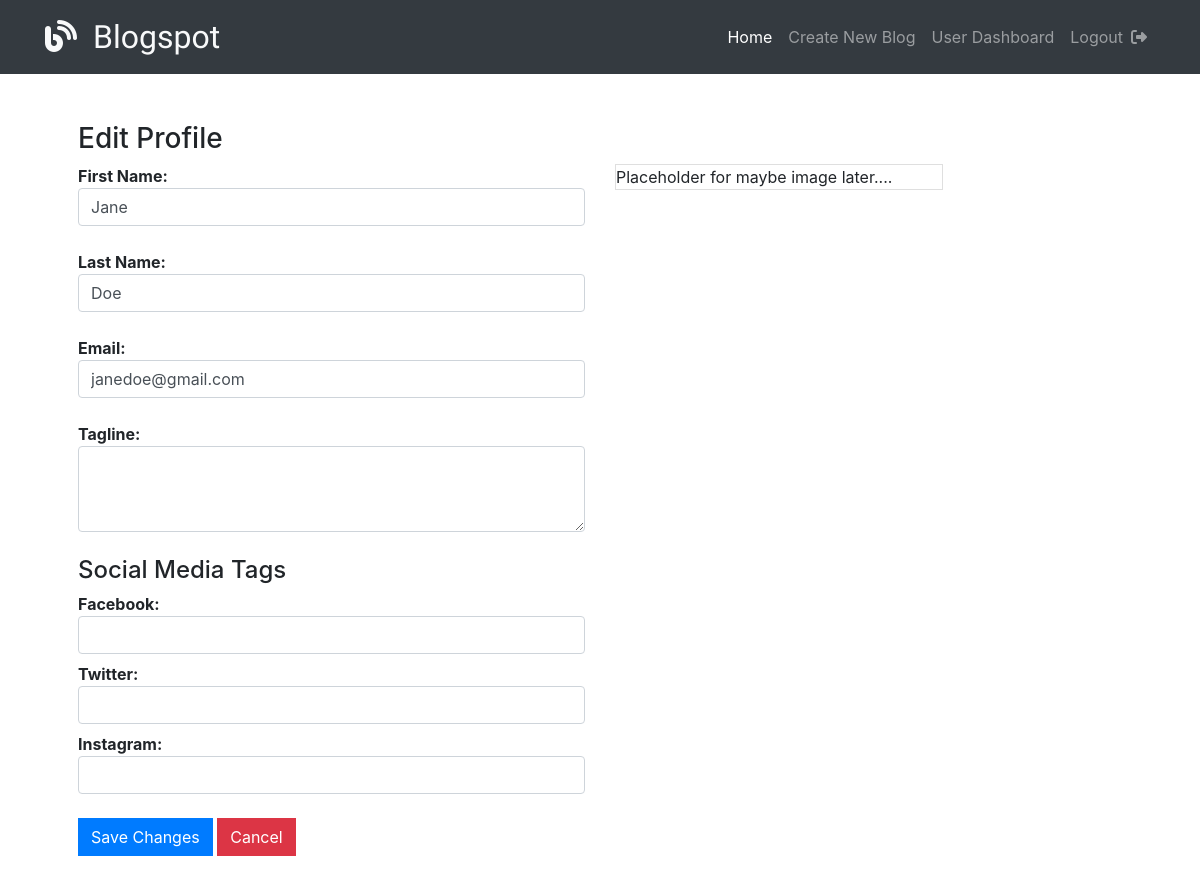
The app's page /users/3/edit (signed in) with its own data.
### models.py (models this page shows, shortened)
class User(db.Model):
    __tablename__ = "user"
    id = db.Column(db.Integer, primary_key=True)
    first_name = db.Column(db.String(45))
    last_name = db.Column(db.String(45))
    tagline = db.Column(db.String(100))
    twitter = db.Column(db.String(15))
    instagram = db.Column(db.String(30))
    facebook = db.Column(db.String(50))
    email = db.Column(db.String(45))
    password = db.Column(db.String(100))
    created_at = db.Column(db.DateTime, server_default=func.now())
    updated_at = db.Column(db.DateTime, server_default=func.now(), onupdate=func.now())

### controller_functions.py (the view, shortened to what this page needs)
def edit_user(id):
    if 'userid' not in session:
        return redirect('/')
    user = User.query.get(id)
    if user.id != session['userid']:
        return redirect('/')
    return render_template('edit_user.html', user=user)

### templates/edit_user.html (shortened to what this page needs)
<!DOCTYPE html>
<html lang="en">
  <head>
    <link rel="stylesheet" href="https://stackpath.bootstrapcdn.com/bootstrap/4.3.1/css/bootstrap.min.css"
>
    <link href="{{url_for('static', filename='css/styles.css')}}" rel="stylesheet">
  </head>
  <body>
      {% include 'navbar.html' with context %}
  <div class="container p-5">
    <h3>Edit Profile</h3>
    <form id="editUserForm" action="/users/{{ user.id }}/edit" method="post" autocomplete="off">
      <div class="row">
        <div class="col col-6">
          <p class="mb-4">
            <b>First Name:</b>
            <input type='text' name='first_name' class="form-control" id="firstName" value="{{ user.first_name }}">
          </p>
          <p class="mb-4">
            <b>Last Name:</b>
            <input type='text' name='last_name' class="form-control" id="lastName" value="{{ user.last_name }}">
          </p>
          <p class="mb-4">
            <b>Email:</b>
            <input type='text' name='email' id='email' class="form-control" value="{{ user.email }}">
          </p>
          <p class="mb-4">
            <b>Tagline:</b>
            {%  if user.tagline %}
            <textarea rows="3" name='tagline' id='tagline' class="form-control">
              {{ user.tagline }}</textarea>
              {%  else  %}
            <textarea rows="3" name='tagline' id='tagline' class="form-control"></textarea>
            {% endif %}
          </p>
          <h4>Social Media Tags</h4>
          <p class="mb-2">
            <b>Facebook:</b>
            <input type='text' name='facebook' id='facebook' class="form-control" value="{% if user.facebook %}{{ user.facebook }}{% endif %}">
          </p>
          <p class="mb-2">
            <b>Twitter:</b>
            <input type='text' name='twitter' id='twitter' class="form-control" value="{% if user.twitter %}{{ user.twitter }}{% endif %}">
          </p>
          <p class="mb-4">
            <b>Instagram:</b>
            <input type='text' name='instagram' id='instagram' class="form-control" value="{% if user.instagram %}{{ user.instagram }}{% endif %}">
          </p>
        </div>
        <div class="col col-4">
          <div class="card">
            <div class="card-text">
              Placeholder for maybe image later....
            </div>
          </div>
        </div>
      </div>
        <input type="submit" value="Save Changes" class="btn btn-primary">
        <input type="button" id="cancelEditBtn" value="Cancel" class="btn btn-danger" data-page='users' datasrc="{{ user.id }}">
    </form>
  </div>
  </body>
</html>

### static/css/styles.css (style rules this page uses)
* { margin: 0; padding: 0; }
.btn { border-radius: 0 !important; }
.card { border-radius: 0 !important; }

### records on screen
User: first_name "Jane", last_name "Doe", email "janedoe@gmail.com"
